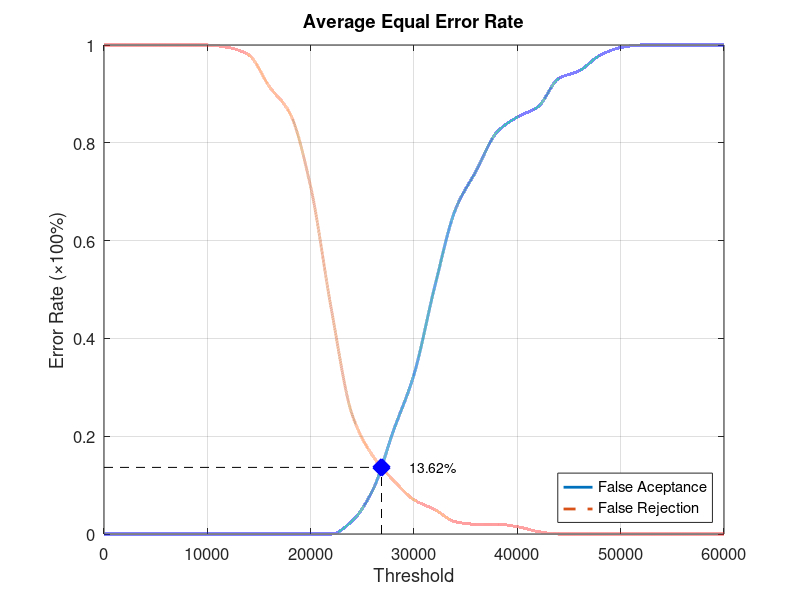
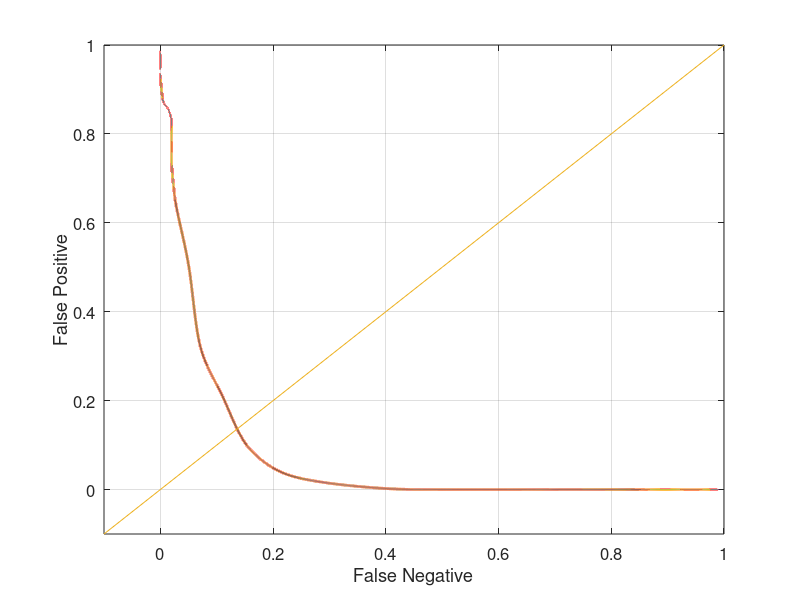

Reproduce these figures in MATLAB, in order.
function yEER = Database5_4
close all;
clear;
clc;
x = 0:2000:60000;
xq = 0:0.5:60000;

y0 = [0 0 0 0 0 0 0 0 0 0 0 0 0.0263158 0.0894737 0.210526 0.326316 0.505263 0.663158 0.742105 0.821053 0.852632 0.873684 0.931579 0.947368 0.978947 0.994737 1 1 1 1 1];
yy0 = interp1(x, y0, xq, 'pchip');
y1 = [1 1 1 1 1 1 0.995 0.98 0.915 0.86 0.71 0.46 0.245 0.16 0.11 0.07 0.05 0.025 0.02 0.02 0.015 0.005 0 0 0 0 0 0 0 0 0];
yy1 = interp1(x, y1, xq, 'pchip');

% Calculating EER: 
y2 = abs(y0 - y1);
find(y2 == min(y2))
yy2 = abs(yy0 - yy1);
xEER = find(yy2 == min(yy2));
xEERIndex = xq(xEER) % X-axis EER
yEER = yy0(xEER) % Y-axis EER

main = figure
plot(xq, yy0,'-','LineWidth', 2);	hold on
plot(xq, yy1,'--','LineWidth', 2);	hold on
plot([xEERIndex xEERIndex], [0 yEER], 'k--');	hold on
plot([0 xEERIndex], [yEER yEER], 'k--');	hold on
plot(xEERIndex, yEER, 'bx', 'LineWidth', 10);	hold on
text(xEERIndex + 10 * xEERIndex / 100, yEER, [num2str(round((10000 * yEER)) / 100) '%'])
legend('False Aceptance', 'False Rejection', 'Location', 'SouthEast')
xlabel('Threshold')
ylabel('Error Rate (\times100%)')
title('Average Equal Error Rate')
set(gca, 'FontSize', 12)
axis([0 60000 0 1])
grid on

print(main, 'Database5_4Main', '-dpng');
FNRxFPR = figure('Color', [1 1 1]);
plot(yy1, yy0, '-', yy1, yy0, 'LineWidth', 2);
hold on
y = -0.1:0.1:1
plot(y, y); 
set(gca, 'FontSize', 12)
xlabel('False Negative')
ylabel('False Positive')
axis([-0.1 1 -0.1 1])
set(gca, 'FontSize', 12)
grid on

print(FNRxFPR, 'Database5_4FNRxFPR','-dpng');
end
